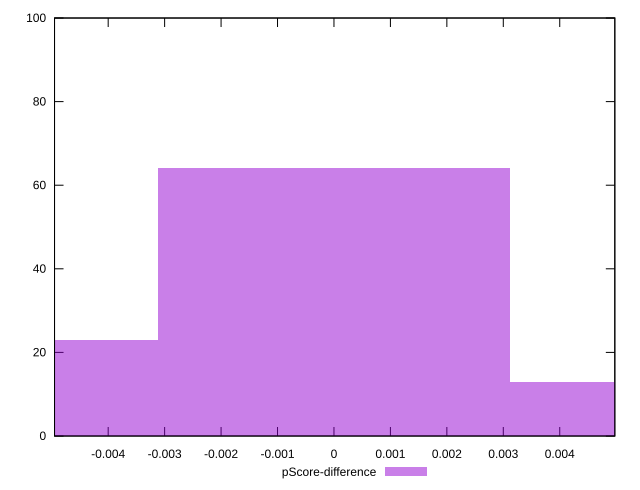

The script that saved this image:
reset

$pScoreDifference <<EOF
0 64
0.006223261103460877 13
-0.006223261103460877 23
EOF

set key outside below
set boxwidth 0.006223261103460877
set xrange [-0.004950525934067418:0.004975830908625634]
set yrange [0:100]
set trange [0:100]
set style fill transparent solid 0.5 noborder
set terminal svg size 640, 490 enhanced background rgb 'white'
set output "reports/report_00031_2021-02-24T23-18-18.084Z/bootup-time/samples/astro/pScore-difference/histogram.svg"

plot $pScoreDifference title "pScore-difference" with boxes

reset
